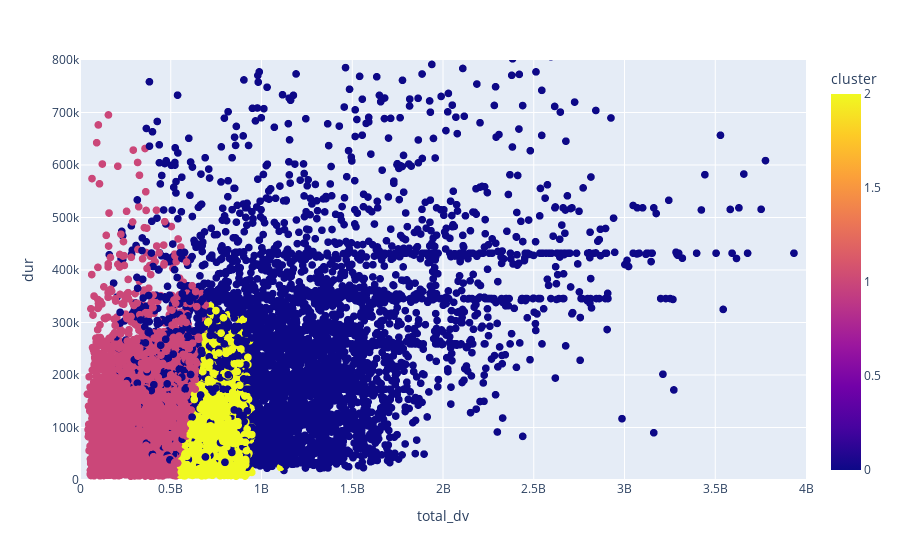

The notebook cell this image was saved under:
### Code cell
fig = px.scatter(user_engagement_df.sample(20000), x='total_dv', y='dur',
                 color='cluster', size='XDR Sessions')
fig.update_traces(marker_size=8)
fig.update(layout_yaxis_range = [0, 800000])
fig.update(layout_xaxis_range = [0, 4000000000])
fig.show()

### Figure 1 — Plotly figure (JSON) as saved in the notebook; plotly's stock layout.template omitted (floating-point values rounded to 4 significant figures; data arrays with more than 128 entries replaced by an {"elided": "..."} marker saying what was removed)
{"data": [{"hovertemplate": "total_dv=%{x}<br>dur=%{y}<br>XDR Sessions=%{marker.size}<br>cluster=%{marker.color}<extra></extra>", "legendgroup": "", "marker": {"color": {"elided": "20000 int values"}, "coloraxis": "coloraxis", "size": 8, "sizemode": "area", "sizeref": 0.045, "symbol": "circle"}, "mode": "markers", "name": "", "showlegend": false, "type": "scattergl", "x": {"elided": "20000 int values"}, "xaxis": "x", "y": {"elided": "20000 int values"}, "yaxis": "y"}], "layout": {"coloraxis": {"colorbar": {"title": {"text": "cluster"}}, "colorscale": [[0, "#0d0887"], [0.1111, "#46039f"], [0.2222, "#7201a8"], [0.3333, "#9c179e"], [0.4444, "#bd3786"], [0.5556, "#d8576b"], [0.6667, "#ed7953"], [0.7778, "#fb9f3a"], [0.8889, "#fdca26"], [1, "#f0f921"]]}, "legend": {"itemsizing": "constant", "tracegroupgap": 0}, "margin": {"t": 60}, "xaxis": {"anchor": "y", "domain": [0, 1], "range": [0, 4000000000], "title": {"text": "total_dv"}}, "yaxis": {"anchor": "x", "domain": [0, 1], "range": [0, 800000], "title": {"text": "dur"}}}}
